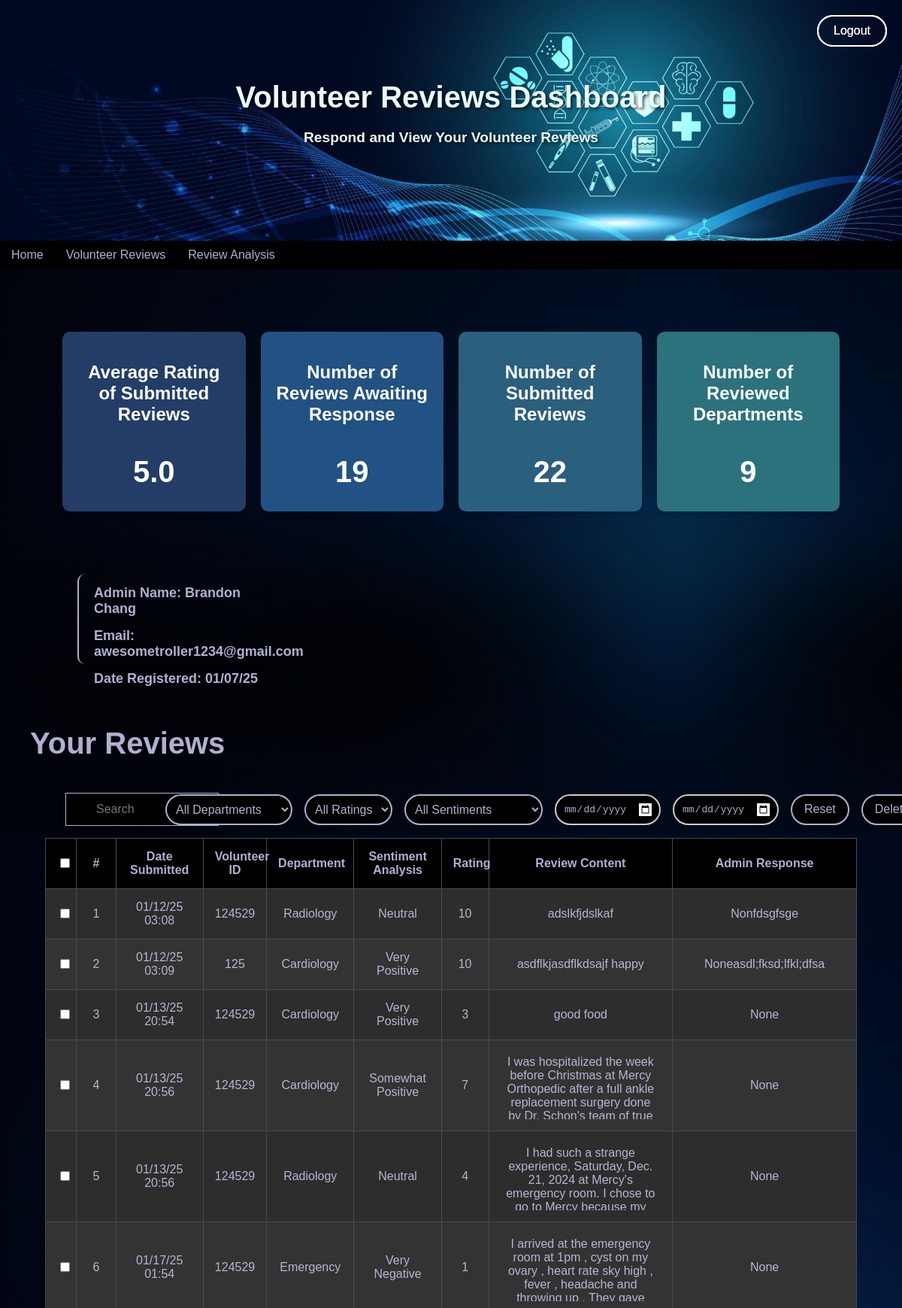
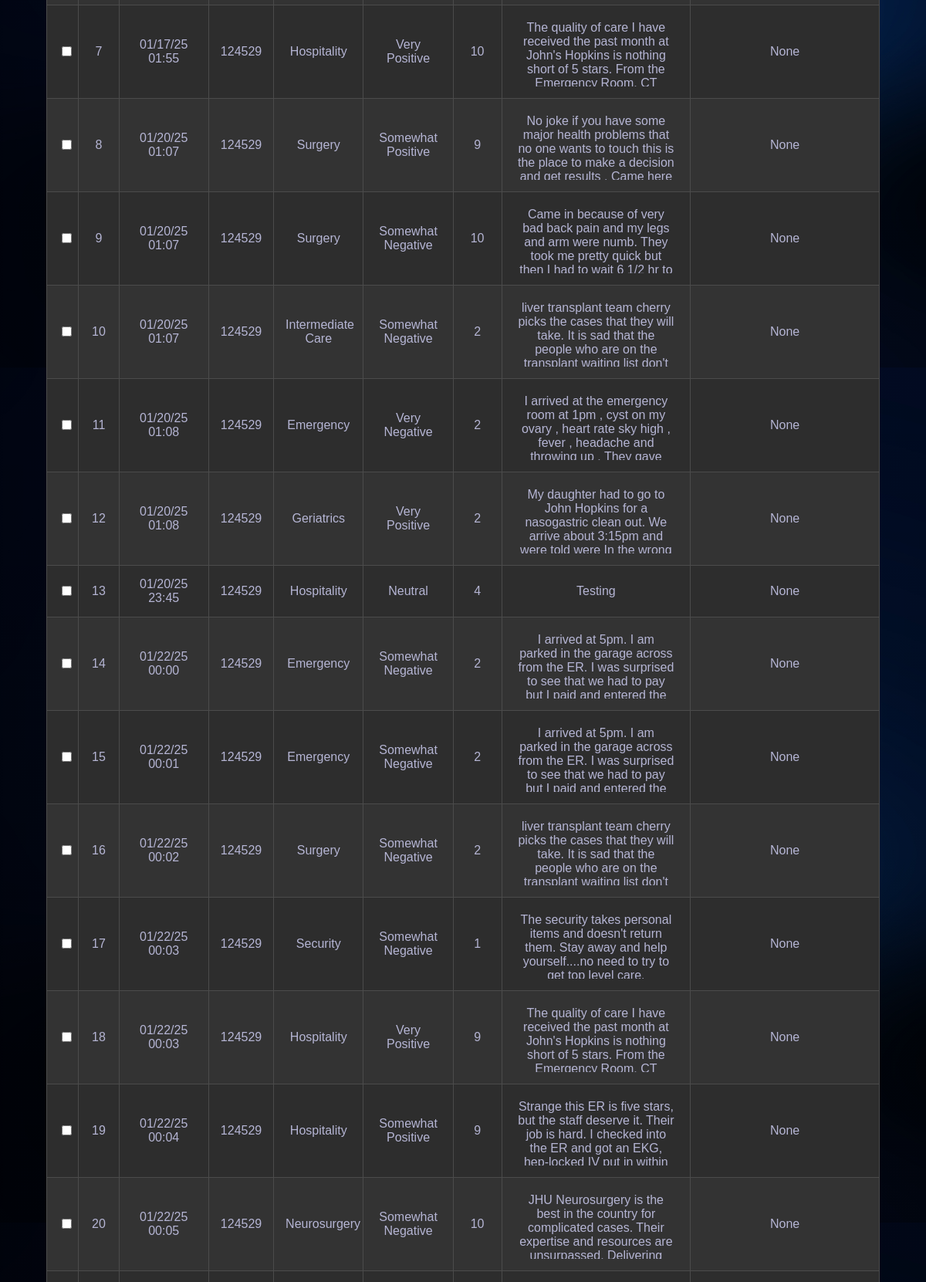
The page /reviews/admin_review_view/ (signed in, upper part) on the database its author committed (2 pictures, top to bottom).
### portal/models.py (models this page shows, shortened)
class CustomUser(AbstractUser):
    email = models.EmailField(unique=True)
    role = models.CharField(max_length=20, choices=[('admin', 'Admin'), ('volunteer', 'Volunteer')])
    is_verified = models.BooleanField(default=False)
    first_name = models.CharField(max_length=50)
    last_name = models.CharField(max_length=50)
    date_reg = models.DateTimeField(default=now,editable = True)  # Automatically set the current date/time when the review is created

### reviews/models.py (models this page shows, shortened)
class Review(models.Model):
    Rating = models.IntegerField(help_text = "(1-10)", validators = [MinValueValidator(1), MaxValueValidator(10)],null=True,editable = True)
    vol_ID = models.IntegerField(help_text = "(Volunteer ID)",editable = True,null=True)
    Department = models.CharField(max_length = 255, help_text = 'Department',editable = True)
    Review_Content = models.TextField(help_text="Your Review",editable = True)  # Store the review content (text)
    Date_Submitted = models.DateTimeField(auto_now_add=True,editable = True)  # Automatically set the current date/time when the review is created
    admin_user = models.CharField(max_length = 255)
    Sentiment = models.TextField(editable = False)
    Volunteer = models.ForeignKey(User, on_delete=models.CASCADE, related_name='reviews',editable = True)  # one to many relationship: one user can make many reviews
    Volunteer_First_Name = models.CharField(max_length=50, editable=False, null=True, blank = True)
    Volunteer_Last_Name = models.CharField(max_length=50, editable=False, null=True, blank = True)
    Admin_Response = models.TextField(blank=True, null=True)  # New field
    class Meta:
        ordering = ['Date_Submitted','-Rating']
        permissions = [('can_create_review','Can create a review'),
                       ('can_edit_review','Can edit a review'),
                        ('can_view_review','Can view reviews')]

### reviews/views.py (the view)
# urls.py: path('admin_review_view/',admin_review_view, name="admin_review_view"),
@login_required
def admin_review_view(request):
    response = helper_verify_admin(request)
    if response:  # Handle unauthorized access
        return response
    """
    Views that we want the admin to have
        1) date submitted
        2) Review content
        3) admin response
        4) user ID
        5) sentiment analysis
        6) rating
        7) review content
    """
    reviews = Review.objects.filter(admin_user=request.user.username)
    num_reviews = len(reviews)
    admin_responses = 0
    dep_dict=[]
    num_dep = 0
    rating = 0
    for review in reviews:
        if (review.Admin_Response):
            admin_responses+=1
        if (review.Department not in dep_dict):
            num_dep+=1
            dep_dict.append(review.Department)
        rating+=review.Rating
    rating/=num_reviews
    rating = round(rating, 1)
    name = request.user.first_name
    context = {
        'user_reviews':reviews,
        'name':name,
        'num_admin_resp': (num_reviews-admin_responses),
        'num_dep': num_dep,
        'num_reviews': num_reviews,
        'avg_rating': rating,
        'dep_list': dep_dict,
        'admin_info': request.user,
    }
    return render(request, 'admin_views/admin_vol_reviews.html', context)

### reviews/views.py (called while the page is built)
def helper_verify_admin(request):
    if not hasattr(request.user, 'role') or request.user.role != 'admin':
        logout(request) #logout
        messages.error(request, "You are not authorized to access this page.")
        login_url = reverse('login')
        return redirect(login_url)  # Redirect to login or another page

### templates/admin_views/admin_vol_reviews.html (shortened to what this page needs)
{% extends 'admin_views/admin_header.html' %}
{% load static %}
{% block header_title %}Volunteer Reviews Dashboard{% endblock %}
{% block header_text %}Respond and View Your Volunteer Reviews{% endblock %}
{% block content %}
<div class="dashboard">
    <div class="box volunteer-hours">
        <h2>Average Rating of Submitted Reviews</h2>
        <p class="number">{{avg_rating}}</p>
    </div>
    <div class="box impact">
        <h2>Number of Reviews Awaiting Response</h2>
        <p class="number">{{num_admin_resp}}</p>
    </div>
    <div class="box page-views">
        <h2>Number of Submitted Reviews</h2>
        <p class="number">{{num_reviews}}</p>
    </div>
    <div class="box donations">
        <h2>Number of Reviewed Departments</h2>
        <p class="number">{{num_dep}}</p>
    </div>
</div>
<div class="vol-info">
    <div class="vol-box">
        <h2>Admin Name:     {{admin_info.first_name}} {{admin_info.last_name}}</h2>
        <h2>Email:              {{admin_info.email}}</h2>
        <h2>Date Registered:    {{admin_info.date_reg|date:"m/d/y"}}</h2>
    </div>
</div>
<div class="header-row">
    <h2 style="font-size:40px;">Your Reviews</h2>
</div>
<div class="filter-options">
    <div class="search-container">
        <input type="text" id="myInput" onkeyup="searchFunction()" placeholder="Search">
    </div>
    <div class="filter-group">
        <select id="departmentFilter" onchange="filterTable()">
            <option value="all">All Departments</option>
        </select>
        <select id="ratingFilter" onchange="filterTable()">
            <option value="all">All Ratings</option>
        </select>
        <select id="sentimentFilter" onchange="filterTable()">
            <option value="all">All Sentiments</option>
        </select>
        <input type="date" id="dateFrom" onchange="filterTable()" placeholder="From">
        <input type="date" id="dateTo" onchange="filterTable()" placeholder="To">
        <button onclick="resetFilters()">Reset</button>
        <button type="submit" class="btn btn-danger" onclick="return confirm('Are you sure you want to delete this review?')">Delete</button>
    </div>
</div>
<form action="{% url 'delete_reviews'%}" method="POST" style="display:inline;">
   <table class="reviews-table">
    <thead>
        <tr>
            <th><input type="checkbox" id="select_all" onclick="toggleSelectAll()"></th>
            <th onclick="sortTable(0)">#</th>
            <th onclick="sortTable(1)">Date Submitted</th>
            <th onclick="sortTable(2)">Volunteer ID</th>
            <th onclick="sortTable(3)">Department</th>
            <th onclick="sortTable(4)">Sentiment Analysis</th>
            <th onclick="sortTable(5)">Rating</th>
            <th onclick="sortTable(6)">Review Content</th>
            <th onclick="sortTable(7)">Admin Response</th>
        </tr>
      </thead>
       <tbody>
           {% for review in user_reviews %}
               <tr>
                    <td><input type="checkbox" name="selected_reviews" value="{{ review.id }}"></td>
                    <td>{{ forloop.counter }}</td>
                    <td>{{ review.Date_Submitted|date:"m/d/y H:i" }}</td>
                    <td>{{ review.vol_ID }}</td>
                    <td>{{ review.Department }}</td>
                    <td>{{ review.Sentiment }}</td>
                    <td>{{ review.Rating }}</td>
                    <td><div class=scrollable>{{ review.Review_Content }}</div></td>
                    <td><div contenteditable="true"
                        class="scrollable"
                        data-id="{{ review.id }}"
                        data-field="Admin_Response"
                        onblur="saveEdit(this)">
                        {{ review.Admin_Response }}
                        </div>
                    </td>
               </tr>
           {% empty %}
               <tr>
                   <td colspan="5">No reviews submitted yet.</td>
               </tr>
           {% endfor %}
       </tbody>
   </table>
</form>
{% endblock %}

### templates/admin_views/admin_header.html (shortened to what this page needs)
{% load static %}
<!DOCTYPE html>
<html lang="en">
<head>
    <link rel="stylesheet" href="https://cdnjs.cloudflare.com/ajax/libs/font-awesome/6.7.2/css/all.min.css" />
</head>
<body>
    <div class="header">
        <div class="header-text">
            <h1>{% block header_title %}Volunteer Dashboard{% endblock %}</h1>
            <p>{% block header_text %}Unlinked{% endblock %}</p>
        </div>
    </div>
    <button class="logout-btn">Logout</button>
    <div class="navbar">
        <a href="{% url 'admin_home' %}">Home</a>
        <a href="{% url 'admin_review_view' %}">Volunteer Reviews</a>
        <a href="{% url 'admin_analysis' %}">Review Analysis</a>
    </div>
     <form action="{% url 'login' %}" method="get">
        <button class="logout-btn" type="submit">Logout</button>
    </form>
    {% block content %}
    {% endblock %}
</body>
</html>

### templates/admin_views/admin_vol_reviews.html (style rules this page uses)
.scrollable { display: block; overflow-y: auto; overflow-x: hidden; max-height: 80px; white-space: normal; word-wrap: break-word; padding: 5px; }
.reviews-table { width: 90%; margin: 0 auto; border-collapse: collapse; table-layout: fixed; overflow-x: hidden; }
.reviews-table th, .reviews-table td { padding: 15px; text-align: center; border: 1px solid #4b4b4b; }
.reviews-table th:nth-child(1), .reviews-table td:nth-child(1) { width: 1%; }
.reviews-table th:nth-child(2), .reviews-table td:nth-child(2) { width: 2%; }
.reviews-table th:nth-child(3), .reviews-table td:nth-child(3) { width: 8%; }
.reviews-table th:nth-child(4), .reviews-table td:nth-child(4) { width: 5%; }
.reviews-table th:nth-child(5), .reviews-table td:nth-child(5) { width: 8%; }
.reviews-table th:nth-child(6), .reviews-table td:nth-child(6) { width: 8%; }
.reviews-table th:nth-child(7), .reviews-table td:nth-child(7) { width: 3%; }
.reviews-table th:nth-child(8), .reviews-table td:nth-child(8) { width: 20%; }
.reviews-table th:nth-child(9), .reviews-table td:nth-child(9) { width: 20%; }
.reviews-table th { background-color: #000000; color: var(--text_col); }
.reviews-table tr:nth-child(even) { background-color: #333; }
.reviews-table tr:nth-child(odd) { background-color: #2d2d2d; }
.header-row { margin-top: 50px !important; display: flex; justify-content: space-between; align-items: center; width: 90%; margin: 0 auto; padding-bottom: 10px; margin-right: 80px; }
.filter-options { display: flex; justify-content: space-between; align-items: center; margin-bottom: 1rem; gap: 1rem; border: none; }
.search-container { width: 30%; }
#myInput { width: 60%; font-size: 16px; padding: 12px 40px; border: 1px solid var(--text_col); margin-left:87px; background-color: black; color: var(--text_col); }
.filter-group { width: 20%; display: flex; justify-content: space-between; gap: 1rem; margin-right:740px; }
.filter-group select, .filter-group input { padding: 0.5rem; font-size: 1rem; color: var(--text_col); background-color: black; border: 2px solid var(--text_col); border-radius: 25px; }
button { padding: 0.5rem 1rem; font-size: 1rem; background-color: #000000; color: var(--text_col); border: none; cursor: pointer; border: 2px solid var(--text_col); border-radius: 25px; }
input[type="date"] { background-color: rgb(0, 0, 0); color: var(--text_col) ; border: 2px solid #ccc; border-radius: 25px; padding: 10px; font-size: 1em; }
.dashboard { margin-top: var(--margin-size); display: flex; justify-content: space-around; margin-left: var(--margin-size); margin-right: var(--margin-size); gap: 20px; }
.box { width: 22%; padding: 20px; border-radius: 10px; box-shadow: 0 4px 6px rgba(0, 0, 0, 0.1); text-align: center; color: white; }
.volunteer-hours { background-color: #233d67; }
.impact { background-color: #225283; }
.page-views { background-color: #2b5f7e; }
.donations { background-color: #2b727c; }
.box h2 { margin-bottom: 10px; font-size: 1.5em; }
.box .number { font-size: 2.5em; font-weight: bold; margin-bottom: 10px; }
.vol-info { margin-top: var(--margin-size); display: flex; margin-left: var(--margin-size); margin-right: var(--margin-size); gap: 20px; align-items: left; height: 120px; }
.vol-box { width: 22%; border-radius: 10px; box-shadow: 0 4px 6px rgba(0, 0, 0, 0.1); text-align: left; padding-left: 20px; color: var(--text_col); border-left: 2px solid var(--text_col); font-size: 12px; margin-left: 20px; }

### rows shown on the page
CustomUser: first_name "Brandon", last_name "Chang", email "awesometroller1234@gmail.com", date_reg "01/07/25"
Review: Date_Submitted "01/12/25 03:08", vol_ID "124529", Department "Radiology", Sentiment "Neutral", Rating "10", Review_Content "adslkfjdslkaf", Admin_Response "Nonfdsgfsge"
Review: Date_Submitted "01/12/25 03:09", vol_ID "125", Department "Cardiology", Sentiment "Very Positive", Rating "10", Review_Content "asdflkjasdflkdsajf happy", Admin_Response "Noneasdl;fksd;lfkl;dfsa"
Review: Date_Submitted "01/13/25 20:54", vol_ID "124529", Department "Cardiology", Sentiment "Very Positive", Rating "3", Review_Content "good food", Admin_Response "None"
Review: Date_Submitted "01/13/25 20:56", vol_ID "124529", Department "Cardiology", Sentiment "Somewhat Positive", Rating "7", Review_Content "I was hospitalized the week before Christmas at Mercy Orthopedic after a full ankle replacement surgery done by Dr. Schon's team of true…", Admin_Response "None"
Review: Date_Submitted "01/13/25 20:56", vol_ID "124529", Department "Radiology", Sentiment "Neutral", Rating "4", Review_Content "I had such a strange experience, Saturday, Dec. 21, 2024 at Mercy's emergency room. I chose to go to Mercy because my…", Admin_Response "None"
Review: Date_Submitted "01/17/25 01:54", vol_ID "124529", Department "Emergency", Sentiment "Very Negative", Rating "1", Review_Content "I arrived at the emergency room at 1pm , cyst on my ovary , heart rate sky high , fever , headache and throwing up . They gave…", Admin_Response "None"
Review: Date_Submitted "01/17/25 01:55", vol_ID "124529", Department "Hospitality", Sentiment "Very Positive", Rating "10", Review_Content "The quality of care I have received the past month at John's Hopkins is nothing short of 5 stars. From the Emergency Room, CT…", Admin_Response "None"
Review: Date_Submitted "01/20/25 01:07", vol_ID "124529", Department "Surgery", Sentiment "Somewhat Positive", Rating "9", Review_Content "No joke if you have some major health problems that no one wants to touch this is the place to make a decision and get results . Came here…", Admin_Response "None"
Review: Date_Submitted "01/20/25 01:07", vol_ID "124529", Department "Surgery", Sentiment "Somewhat Negative", Rating "10", Review_Content "Came in because of very bad back pain and my legs and arm were numb. They took me pretty quick but then I had to wait 6 1/2 hr to…", Admin_Response "None"
Review: Date_Submitted "01/20/25 01:07", vol_ID "124529", Department "Intermediate Care", Sentiment "Somewhat Negative", Rating "2", Review_Content "liver transplant team cherry picks the cases that they will take. It is sad that the people who are on the transplant waiting list don't…", Admin_Response "None"
Review: Date_Submitted "01/20/25 01:08", vol_ID "124529", Department "Emergency", Sentiment "Very Negative", Rating "2", Review_Content "I arrived at the emergency room at 1pm , cyst on my ovary , heart rate sky high , fever , headache and throwing up . They gave…", Admin_Response "None"
Review: Date_Submitted "01/20/25 01:08", vol_ID "124529", Department "Geriatrics", Sentiment "Very Positive", Rating "2", Review_Content "My daughter had to go to John Hopkins for a nasogastric clean out. We arrive about 3:15pm and were told were In the wrong…", Admin_Response "None"
Review: Date_Submitted "01/20/25 23:45", vol_ID "124529", Department "Hospitality", Sentiment "Neutral", Rating "4", Review_Content "Testing", Admin_Response "None"
Review: Date_Submitted "01/22/25 00:00", vol_ID "124529", Department "Emergency", Sentiment "Somewhat Negative", Rating "2", Review_Content "I arrived at 5pm. I am parked in the garage across from the ER. I was surprised to see that we had to pay but I paid and entered the…", Admin_Response "None"
Review: Date_Submitted "01/22/25 00:01", vol_ID "124529", Department "Emergency", Sentiment "Somewhat Negative", Rating "2", Review_Content "I arrived at 5pm. I am parked in the garage across from the ER. I was surprised to see that we had to pay but I paid and entered the…", Admin_Response "None"
Review: Date_Submitted "01/22/25 00:02", vol_ID "124529", Department "Surgery", Sentiment "Somewhat Negative", Rating "2", Review_Content "liver transplant team cherry picks the cases that they will take. It is sad that the people who are on the transplant waiting list don't…", Admin_Response "None"
Review: Date_Submitted "01/22/25 00:03", vol_ID "124529", Department "Security", Sentiment "Somewhat Negative", Rating "1", Review_Content "The security takes personal items and doesn't return them. Stay away and help yourself....no need to try to get top level care.", Admin_Response "None"
Review: Date_Submitted "01/22/25 00:03", vol_ID "124529", Department "Hospitality", Sentiment "Very Positive", Rating "9", Review_Content "The quality of care I have received the past month at John's Hopkins is nothing short of 5 stars. From the Emergency Room, CT…", Admin_Response "None"
Review: Date_Submitted "01/22/25 00:04", vol_ID "124529", Department "Hospitality", Sentiment "Somewhat Positive", Rating "9", Review_Content "Strange this ER is five stars, but the staff deserve it. Their job is hard. I checked into the ER and got an EKG, hep-locked IV put in within…", Admin_Response "None"
Review: Date_Submitted "01/22/25 00:05", vol_ID "124529", Department "Neurosurgery", Sentiment "Somewhat Negative", Rating "10", Review_Content "JHU Neurosurgery is the best in the country for complicated cases. Their expertise and resources are unsurpassed. Delivering…", Admin_Response "None"

### other values the page prints
{{ avg_rating }} "5.0"
{{ num_admin_resp }} "19"
{{ num_reviews }} "22"
{{ num_dep }} "9"
